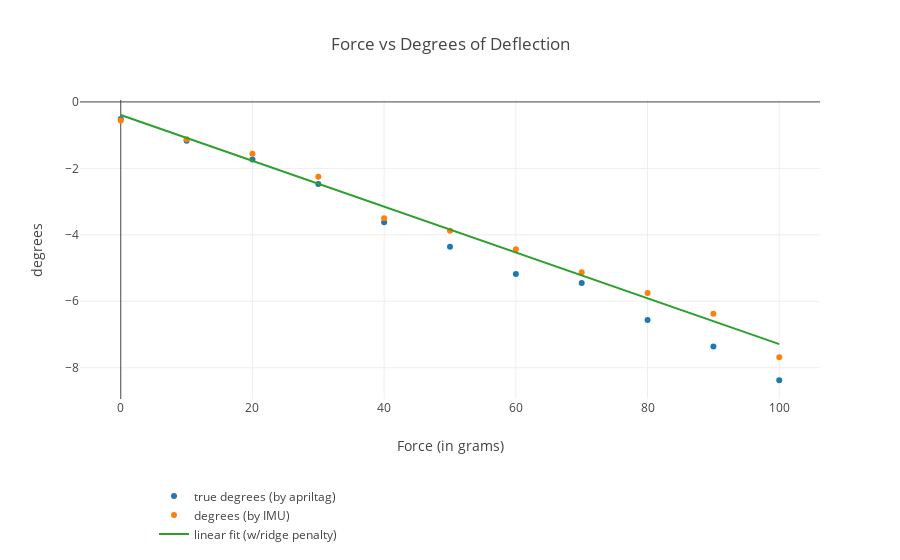

The code cell stored with this chart in its notebook:
### Code cell
data = [trace1, trace0, trace2]

layout = go.Layout(
    title='Force vs Degrees of Deflection',
    yaxis=dict(title='degrees'),
    xaxis=dict(title='Force (in grams)'),
    legend=dict(x=.1, y=-.5) )

fig = go.Figure(data=data, layout=layout)
# Plot and embed in ipython notebook!

print('Coefficients: \n', regr.coef_)
print("Mean squared error: %.2f" % mean_squared_error(yIMU, yPred))
print('Variance score (ideal 1): %.2f' % r2_score(yIMU, yPred)) 
po.iplot(fig)
#po.plot(fig, filename='temp_plot.html')

### Figure 1 — Plotly figure (JSON) as saved in the notebook; plotly's stock layout.template omitted (floating-point values rounded to 4 significant figures)
{"data": [{"mode": "markers", "name": "true degrees (by apriltag)", "type": "scatter", "x": [0, 10, 20, 30, 40, 50, 60, 70, 80, 90, 100], "y": [-0.5106, -1.168, -1.732, -2.474, -3.622, -4.36, -5.179, -5.447, -6.56, -7.357, -8.378]}, {"mode": "markers", "name": "degrees (by IMU)", "type": "scatter", "x": [0, 10, 20, 30, 40, 50, 60, 70, 80, 90, 100], "y": [-0.5625, -1.125, -1.562, -2.25, -3.5, -3.875, -4.438, -5.125, -5.75, -6.375, -7.688]}, {"name": "linear fit (w/ridge penalty)", "type": "scatter", "x": [0, 5.263, 10.53, 15.79, 21.05, 26.32, 31.58, 36.84, 42.11, 47.37, 52.63, 57.89, 63.16, 68.42, 73.68, 78.95, 84.21, 89.47, 94.74, 100], "y": [-0.392, -0.7551, -1.118, -1.481, -1.844, -2.207, -2.57, -2.933, -3.296, -3.659, -4.022, -4.385, -4.749, -5.112, -5.475, -5.838, -6.201, -6.564, -6.927, -7.29]}], "layout": {"legend": {"x": 0.1, "y": -0.5}, "title": "Force vs Degrees of Deflection", "xaxis": {"title": "Force (in grams)"}, "yaxis": {"title": "degrees"}}}
